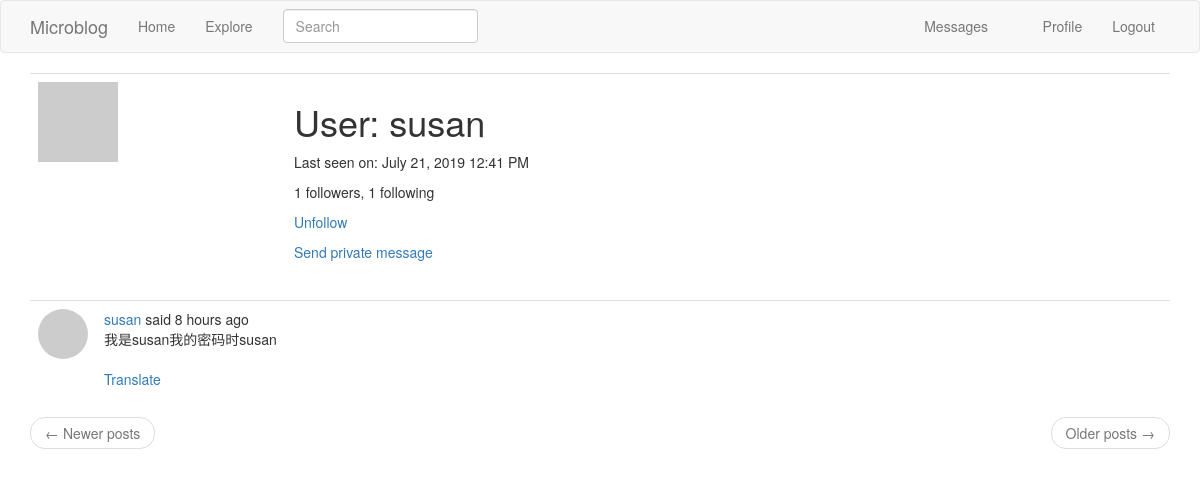
Screenshot of /User/susan (signed in) with the database file from the repository.
### app/models.py (models this page shows, shortened)
class User(UserMixin, db.Model):
    id = db.Column(db.Integer, primary_key=True)  # 字段 id ，主键
    username = db.Column(db.String(64), index=True, unique=True)  # unique表示唯一的
    email = db.Column(db.String(120), index=True, unique=True)
    password_hash = db.Column(db.String(128))
    about_me = db.Column(db.String(140))
    last_seen = db.Column(db.DateTime, default=datetime.utcnow)  # 注意datetime.utcnow不要写成datetime.utcnow()
    posts = db.relationship('Post', backref='author', lazy='dynamic')
    followed = db.relationship(
        'User', secondary=followers,
        primaryjoin=(followers.c.follower_id == id),
        secondaryjoin=(followers.c.followed_id == id),
        backref=db.backref('followers', lazy='dynamic'), lazy='dynamic')
    messages_sent = db.relationship('Message',
                                    foreign_keys='Message.sender_id',
                                    backref='author',
                                    lazy='dynamic')
    messages_received = db.relationship('Message',
                                        foreign_keys='Message.recipient_id',
                                        backref='recipient',
                                        lazy='dynamic')
    last_message_read_time = db.Column(db.DateTime)
    notifications = db.relationship('Notification', backref='user',
                                    lazy='dynamic')
    def avatar(self, size):
        digest = md5(self.email.lower().encode('utf-8')).hexdigest()  # md5(b'miao@email.com').hexdigest()获取字符串的md5值
        return 'https://www.gravatar.com/avatar/{}?d=identicon&s={}'.format(digest, size)
    def is_following(self, user):
        return self.followed.filter(followers.c.followed_id == user.id).count() > 0
    def new_messages(self):
        last_read_time = self.last_message_read_time or datetime(1900, 1, 1)
        return Message.query.filter_by(recipient=self).filter(
            Message.timestamp > last_read_time).count()

class SearchableMixin(object):
    @classmethod
    def before_commit(cls, session):  # 在事务提交发生之前
        session._changes = {
            'add': list(session.new),
            'update': list(session.dirty),
            'delete': list(session.deleted)
        }
    @classmethod
    def after_commit(cls, session):  # 在事务提交发生之后
        for obj in session._changes['add']:
            if isinstance(obj, SearchableMixin):
                add_to_index(obj.__tablename__, obj)
        for obj in session._changes['update']:
            if isinstance(obj, SearchableMixin):
                add_to_index(obj.__tablename__, obj)
        for obj in session._changes['delete']:
            if isinstance(obj, SearchableMixin):
                remove_from_index(obj.__tablename__, obj)
        session._changes = None

class Post(SearchableMixin, db.Model):
    __searchable__ = ['body']  # 这个模型需要有body字段才能被索引,我添加的这个__searchable__属性只是一个变量，它没有任何关联的行为。 它只会帮助我以通用的方式编写索引函数。
    id = db.Column(db.Integer, primary_key=True)
    body = db.Column(db.String(140))
    timestamp = db.Column(db.DateTime, index=True, default=datetime.utcnow)
    user_id = db.Column(db.Integer, db.ForeignKey('user.id'))  # 初始化为user.id的外键,Flask-SQLAlchemy自动设置类名为小写来作为对应表的名称
    language = db.Column(db.String(5))  # 用户发表的动态的语言类型

### app/main/routes.py (the view)
@bp.route('/User/<username>')
@login_required  # 只能被已登录的用户访问
def user(username):
    user = User.query.filter_by(username=username).first_or_404()
    strart_page = request.args.get('page', 1, type=int)
    end_page = current_app.config['POSTS_PER_PAGE']
    posts = user.posts.order_by(Post.timestamp.desc()).paginate(strart_page, end_page, False)
    next_url = url_for('main.user', username=user.username, page=posts.next_num) if posts.has_next else None
    prev_url = url_for('main.user', username=user.username, page=posts.prev_num) if posts.has_prev else None
    return render_template('user.html', user=user, posts=posts.items, next_url=next_url, prev_url=prev_url)

### app/main/forms.py
class SearchForm(FlaskForm):
    q = StringField(_l('Search'), validators=[DataRequired()])
    def __init__(self, *args, **kwargs):
        if 'formdata' not in kwargs:
            kwargs['formdata'] = request.args
        if 'csrf_enabled' not in kwargs:
            kwargs['csrf_enabled'] = False
        super(SearchForm, self).__init__(*args, **kwargs)

### app/main/routes.py (called while the page is built)
@bp.before_app_request
def before_request():
    if current_user.is_authenticated:  # 当前用户是否已经登录
        current_user.last_seen = datetime.utcnow()
        db.session.commit()  # 不需要db.session.add()这句，因为当前用户已经存在数据库里了，当前用户是查询得到的
        g.search_form = SearchForm()
    g.locale = str(get_locale())

### app/models.py (called while the page is built)
@login.user_loader
def load_user(id):
    return User.query.get(int(id))

### app/templates/user.html (shortened to what this page needs)
{% extends "base.html" %}
{% block app_content %}
    <table class="table table-hover">
        <tr>
            <td width="256px"><img src="{{ user.avatar(256) }}"></td>
            <td>
                <h1>{{ _('User') }}: {{ user.username }}</h1>
                {% if user.last_seen %}
                    <p>{{ _('Last seen on') }}: {{ moment(user.last_seen).format('LLL') }}</p>
                {% endif %}
                <p>{{ _('%(count)d followers', count=user.followers.count()) }}, {{ _('%(count)d following', count=user.followed.count()) }}</p>
                {% if user == current_user %}
                    <p><a href="{{ url_for('main.edit_profile') }}">{{ _('Edit your profile') }}</a></p>
                {% elif not current_user.is_following(user) %}
                    <p><a href="{{ url_for('main.follow', username=user.username) }}">{{ _('Follow') }}</a></p>
                {% else %}
                    <p><a href="{{ url_for('main.unfollow', username=user.username) }}">{{ _('Unfollow') }}</a></p>
                {% endif %}
                {% if user != current_user %}
                    <p>
                        <a href="{{ url_for('main.send_message', recipient=user.username) }}">{{ _('Send private message') }}</a>
                    </p>
                {% endif %}
            </td>
        </tr>
    </table>
    {% for post in posts %}
        {% include '_post.html' %}
    {% endfor %}
    <nav aria-label="...">
        <ul class="pager">
            <li class="previous{% if not prev_url %} disabled{% endif %}">
                <a href="{{ prev_url or '#' }}">
                    <span aria-hidden="true">&larr;</span> {{ _('Newer posts') }}
                </a>
            </li>
            <li class="next{% if not next_url %} disabled{% endif %}">
                <a href="{{ next_url or '#' }}">
                    {{ _('Older posts') }} <span aria-hidden="true">&rarr;</span>
                </a>
            </li>
        </ul>
    </nav>
{% endblock %}

### app/templates/_post.html (shortened to what this page needs)
<table class="table table-hover">
    <tr>
        <td width="50px">
            <a href="{{ url_for('main.user', username=post.author.username) }}">
                <div style="width: 50px;height: 50px; border-radius:50%;overflow: hidden;">
                    <img src="{{ post.author.avatar(50) }}"/>
                </div>
            </a>
        </td>
        <td>
            {{ _('%(username)s said %(when)s', username=user_link, when=moment(post.timestamp).fromNow()) }}
            <br>
            <span id="post{{ post.id }}">{{ post.body }}</span>
            {% if post.language and post.language != g.locale %}
                <br><br>
                <span id="translation{{ post.id }}">
                    <a href="javascript:translate(
                                '#post{{ post.id }}',
                                '#translation{{ post.id }}',
                                '{{ post.language }}',
                                '{{ g.locale }}');">{{ _('Translate') }}</a>
                </span>
            {% endif %}
        </td>
    </tr>
</table>

### rows the page displays
User: username "susan", last_seen "July 21, 2019 12:41 PM"
Post: body "我是susan我的密码时susan"
